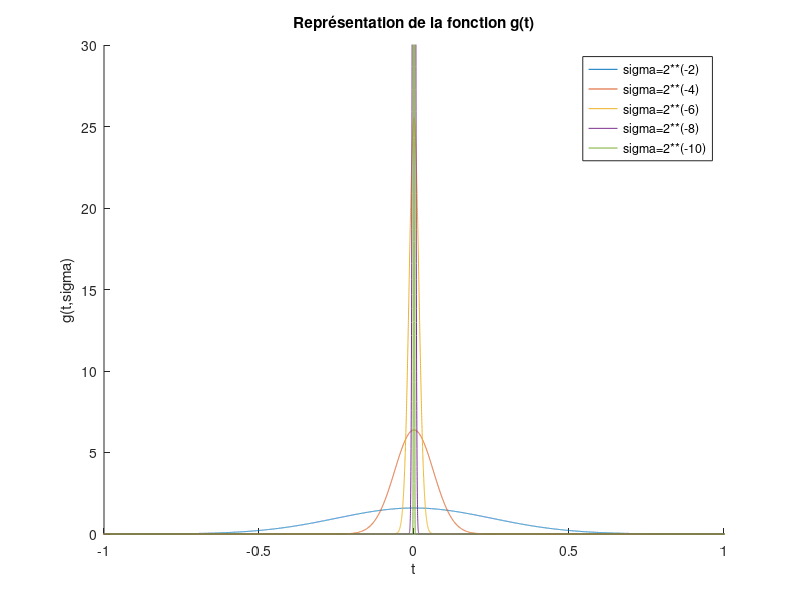

MATLAB code to generate this figure: (Note: this script raises an error after producing the figure.)
clear all;
close all;
hold on;

D=4;
N=2^16;
t=linspace(-D,D,N+1);
t=t(1:N);


%Fonction g
g=@(t,sig)(1/(sig*sqrt(2*pi)))*(exp(-t.^2/(2*sig^2)));

%Fonction g(t, sigma)
figure(1);
for k=1:5
    sig=2^(-2*k);
    g1=g(t,sig);
    plot(t,g1);
    title('Représentation de la fonction g(t)');
    legend('sigma=2**(-2)', 'sigma=2**(-4)', 'sigma=2**(-6)', 'sigma=2**(-8)', 'sigma=2**(-10)');
    axis([-1,1,0,30]);
    xlabel('t');
    ylabel('g(t,sigma)');
end

%Transformée de Fourier de g
figure(2);
for k=1:5
    sig=2^(-2*k);
    f=g(t,sig);
    [S,Tf]=TransFourier(f,t);
    hold on;
    plot(Tf,S);
    title('Transformée de Fourier de la fonction g');
    legend('sigma=2**(-2)', 'sigma=2**(-4)', 'sigma=2**(-6)', 'sigma=2**(-8)', 'sigma=2**(-10)');
    axis([-100,100,0,1.5]);
    xlabel('f');
    ylabel('G(f,sigma)');
end


%Fonction s
f0=5;
s=@(t)(exp(-pi*t.^2).*cos(2*pi*f0.*t));


%Calcul de la transformée de Fourier de s
s1=s(t);
[S1,Tf1]=TransFourier(s1,t);

figure(3);
%Représentation de s(t)
subplot(211);
plot(t,s1);
title('Fonction s');
axis([-4,4,-2,2]);
xlabel('t');
ylabel('s(t)');

%Représentation de S(f)
subplot(212);
plot(Tf1,S1);
title('Transformée de Fourier de s');
axis([-10,10,0,1]);
xlabel('f');
ylabel('S(f)');

%produit de convolution
figure(4);
for k=1:5
    sig=2^(-2*k);
    g1=g(t,sig);
    s1=s(t);    
    hold on;
    PC=conv(s1,g1,'same');
    plot(t,PC);
    title('Produit de convolution entre s et g');
    legend('sigma=2**(-2)', 'sigma=2**(-4)', 'sigma=2**(-6)', 'sigma=2**(-8)', 'sigma=2**(-10)');
    xlabel('t');
    ylabel('conv(s,g)');
    axis([-4,4,-8000,8000]);
end


figure(5);
for k=1:5
    sig=2^(-2*k);
    s1=s(t);
    diff=abs(s1-PC);
    hold on;
    semilogy(t,diff);
    title('Différence');
    xlabel('t');
    ylabel('abs(s1-PC)');
    legend('sigma=2**(-2)', 'sigma=2**(-4)', 'sigma=2**(-6)', 'sigma=2**(-8)', 'sigma=2**(-10)');
end


%Peigne de Dirac
T0=2^(-7);
p=peigne(T0,t);

%Transformée de Fourier du peigne de Dirac
[S,f]=TransFourier(p,t);


figure(6);
%Représentation du peigne de Dirac
subplot(211);
plot(t,p);
title('Peigne de Dirac');
xlabel('t');
ylabel('p(t)');

%Représentation de la transformée de Fourier du peigne
subplot(212);
plot(f,S);
title('Transformée de Fourier du peigne de Dirac');
xlabel('f');
ylabel('P(f)');


%Produit
s1=s(t);
pr=s1.*p;

%Transformée de Fourier du produit
[PR,f]=TransFourier(pr,t);

%Représentation
figure(7);
subplot(211);
plot(t,pr);
title('Produit de s(t) avec peigne(T0,t)');
xlabel('t');
ylabel('s(t)*peigne(T0,t)');

subplot(212);
plot(f,PR);
title('Transformée de Fourier du produit');
xlabel('f');
ylabel('PR(f)');


